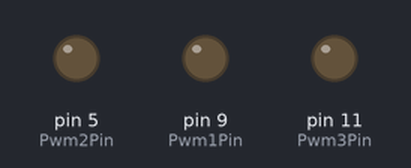
This sketch was run on a simulated Arduino Uno, built with avr-gcc and run on an emulated ATmega328P. On the bench: output pins drawn as LEDs (lit = HIGH). The local clock reads 2024-03-15 10:24:30 at power-on unless the sketch sets it.

Above: at 0.1 s.
At 1.6 s:
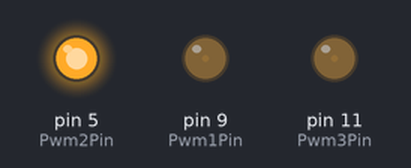
Timing chart, 0 to 3.1 s (numbered marks = the images above):
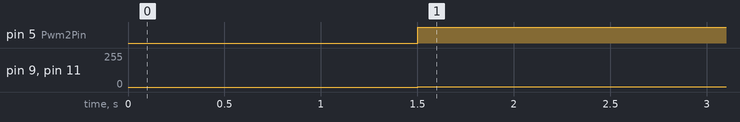

Measured:
- by itself, pin 5 (Pwm2Pin): LOW → HIGH at 1.5 s
- by itself, pin 9 (Pwm1Pin), pin 11 (Pwm3Pin): 0/255 → 2/255 at 1.5 s

The sketch:

AkvaLight_PWM_RTC.ino
```cpp
// Code for MOSFET driven 3 channel aquarium light (or basically anythin else) based on RTC clock
// by Michal Petrulak

#include <Wire.h>
#include "RTClib.h"
RTC_DS1307 DS1307;
DateTime CurrentTime;

// define pins for output
const int Pwm1Pin = 9;  //pwm pin for channel 1
const int Pwm2Pin = 5; //pwm pin for channel 2
const int Pwm3Pin = 11; //pwm pin for channel 3

int delaytime = 500;

// define time variables
int hours;
int minutes;
int seconds;
long hoursec;
long minutesec;
long secsec;
long totalsec;


// ----------------------- PWM settings -----------------------
// define PWM CHannels min and max intensities (0-255)
// PwmMax value can NOT be 0
// set the PWM values as desired to achieve sufficient light intensity

int Pwm1maxInt = 120; // 100
int Pwm1minInt = 2; // 2

int Pwm2maxInt = 255;
int Pwm2minInt = 0; // 0

int Pwm3maxInt = 160;  // 160
int Pwm3minInt = 2;  //2


// define PWM Channels fading times, time is in seconds so just change the hour in 0-24 format
// Set this times as desired

float Pwm1MorningStart = 14*60*60L; // time when the "sunrise starts" for channel 1
float Pwm1MorningEnd = 14.5*60*60L; // time when the "sunrise ends" for channel 1
float Pwm1EveningStart = 22*60*60L; // time when the "sunset starts" for channel 1
float Pwm1EveningEnd = 22.5*60*60L; // time when the "sunset ends" for channel 1

float Pwm2MorningStart = 7*60*60L; // time when the "sunrise starts" for channel 2
float Pwm2MorningEnd = 8*60*60L; // time when the "sunrise ends" for channel 2
float Pwm2EveningStart = 14*60*60L; // time when the "sunset starts" for channel 2
float Pwm2EveningEnd = 15*60*60L; // time when the "sunset ends" for channel 2

float Pwm3MorningStart = 11.5*60*60L; // time when the "sunrise starts" for channel 3
float Pwm3MorningEnd = 12.5*60*60L; // time when the "sunrise ends" for channel 3
float Pwm3EveningStart = 21*60*60L; // time when the "sunset starts" for channel 3
float Pwm3EveningEnd = 22*60*60L; // time when the "sunset ends" for channel 3

//PWM calculations CHannel1
float IncrementUpPwm1 = (Pwm1maxInt - Pwm1minInt)/(Pwm1MorningEnd - Pwm1MorningStart);
float IncrementDownPwm1 = (Pwm1maxInt - Pwm1minInt)/(Pwm1EveningEnd - Pwm1EveningStart);
float pwm1SecFromMorningStart;
float pwm1SecFromEveningStart;
int Pwm1Val = 10; // some value to inicialize, must be > Pwm1minInt

//PWM calculations CHannel2
float IncrementUpPwm2 = (Pwm2maxInt - Pwm2minInt)/(Pwm2MorningEnd - Pwm2MorningStart);
float IncrementDownPwm2 = (Pwm2maxInt - Pwm2minInt)/(Pwm2EveningEnd - Pwm2EveningStart);
float pwm2SecFromMorningStart;
float pwm2SecFromEveningStart;
int Pwm2Val = 10; // some value to inicialize, must be > Pwm2minInt

//PWM calculations CHannel3
float IncrementUpPwm3 = (Pwm3maxInt - Pwm3minInt)/(Pwm3MorningEnd - Pwm3MorningStart);
float IncrementDownPwm3 = (Pwm3maxInt - Pwm3minInt)/(Pwm3EveningEnd - Pwm3EveningStart);
float pwm3SecFromMorningStart;
float pwm3SecFromEveningStart;
int Pwm3Val = 10; // some value to inicialize, must be > Pwm3minInt

// ----------------------- Setup -----------------------
void setup() {
 // serial interfce setup
Serial.begin(9600);

// pin setup
pinMode(Pwm1Pin, OUTPUT);
pinMode(Pwm2Pin, OUTPUT);
pinMode(Pwm3Pin, OUTPUT);

// RTC Clock setup
Wire.begin();
DS1307.begin();
//DS1307.adjust(DateTime(__DATE__, __TIME__));  //Set RTC time to sketch compilation time, only use for 1 (ONE) run.
                                                //otherwise it will reset time at each device reset!
}


// ----------------------- Loop -----------------------
void loop() {

CalcSec(); // Get current time and calculate totalseconds

SetPwm1Val(); //calculates the PWM channel 1 value
SetPwm2Val(); //calculates the PWM channel 2 value
SetPwm3Val(); //calculates the PWM channel 3 value

MoonLightPwm1(); //commend if not desired
MoonLightPwm2(); //commend if not desired
MoonLightPwm3(); //commend if not desired

analogWrite(Pwm1Pin, Pwm1Val); //commend to "turn off" channel
analogWrite(Pwm2Pin, Pwm2Val); //commend to "turn off" channel
analogWrite(Pwm3Pin, Pwm3Val); //commend to "turn off" channel

// PrintSerial();// prints values for debugging into serial port

}

//---------------------function definitions---------------------
void CalcSec(){
// this function calculates the time in seconds elapsed from midnight
// and also seconds from the morning and evening start

DateTime datetime = DS1307.now();
hours=(datetime.hour());
minutes=(datetime.minute());
seconds=(datetime.second());
hoursec=hours*60*60L;
minutesec=minutes*60L;
secsec=seconds;
totalsec = (hoursec+minutesec+secsec);

pwm1SecFromMorningStart = totalsec - Pwm1MorningStart;
pwm1SecFromEveningStart = totalsec - Pwm1EveningStart;

pwm2SecFromMorningStart = totalsec - Pwm2MorningStart;
pwm2SecFromEveningStart = totalsec - Pwm2EveningStart;

pwm3SecFromMorningStart = totalsec - Pwm3MorningStart;
pwm3SecFromEveningStart = totalsec - Pwm3EveningStart;
}


void PrintSerial() { // prints values for debugging into serial port
Serial.print ("hours: ");
Serial.println (hours);
Serial.print ("minuts: ");
Serial.println (minutes);
Serial.print ("seconds: ");
Serial.println (seconds);
Serial.print ("totalseconds: ");
Serial.println (totalsec);
Serial.print ("Channel 1 value: ");
Serial.println (Pwm1Val);
Serial.print ("Channel 2 value: ");
Serial.println (Pwm2Val);
Serial.print ("Channel 3 value: ");
Serial.println (Pwm3Val);

}


// Channel 1 pwm value decision function
void SetPwm1Val(){

if (totalsec <= Pwm1MorningStart) {
        Pwm1Val = Pwm1minInt;
        }

else if ((Pwm1MorningStart<totalsec)&&(totalsec<Pwm1MorningEnd)){
        Pwm1Val = (Pwm1minInt + (pwm1SecFromMorningStart*IncrementUpPwm1));
        }

else if ((Pwm1MorningEnd <= totalsec)&&(totalsec < Pwm1EveningStart)){
        Pwm1Val = Pwm1maxInt;
        }

else if ((Pwm1EveningStart <= totalsec)&&(totalsec <= Pwm1EveningEnd)){
        Pwm1Val = (Pwm1maxInt - (pwm1SecFromEveningStart*IncrementDownPwm1));
        }

else {
        Pwm1Val = Pwm1minInt;
        }

delay(delaytime);

  }


// Channel 2 pwm value decision function
void SetPwm2Val(){

if (totalsec <= Pwm2MorningStart) {
        Pwm2Val = Pwm2minInt;
        }

else if ((Pwm2MorningStart<totalsec)&&(totalsec<Pwm2MorningEnd)){
        Pwm2Val = (Pwm2minInt + (pwm2SecFromMorningStart*IncrementUpPwm2));
        }

else if ((Pwm2MorningEnd <= totalsec)&&(totalsec < Pwm2EveningStart)){
        Pwm2Val = Pwm2maxInt;
        }

else if ((Pwm2EveningStart <= totalsec)&&(totalsec <= Pwm2EveningEnd)){
        Pwm2Val = (Pwm2maxInt - (pwm2SecFromEveningStart*IncrementDownPwm2));
        }

else {
        Pwm2Val = Pwm2minInt;
        }

delay(delaytime);

  }


// Channel 3 pwm value decision function
void SetPwm3Val(){

if (totalsec <= Pwm3MorningStart) {
        Pwm3Val = Pwm3minInt;
        }

else if ((Pwm3MorningStart<totalsec)&&(totalsec<Pwm3MorningEnd)){
        Pwm3Val = (Pwm3minInt + (pwm3SecFromMorningStart*IncrementUpPwm3));
        }

else if ((Pwm3MorningEnd <= totalsec)&&(totalsec < Pwm3EveningStart)){
        Pwm3Val = Pwm3maxInt;
        }

else if ((Pwm3EveningStart <= totalsec)&&(totalsec <= Pwm3EveningEnd)){
        Pwm3Val = (Pwm3maxInt - (pwm3SecFromEveningStart*IncrementDownPwm3));
        }

else {
        Pwm3Val = Pwm3minInt;
        }

delay(delaytime);

  }

void MoonLightPwm1(){ //This function is due to PWM value 1 which is for some reason
                      //behaving like "high" and therfore the mosfet fully opens
                      //(same as if it would be pwm 255)

  if (Pwm1Val < 2){
        Pwm1Val = 0;
        analogWrite(Pwm1Pin, Pwm1Val);
        }

  }

void MoonLightPwm2(){

  if (Pwm2Val < 2){
        Pwm2Val = 0;
        analogWrite(Pwm2Pin, Pwm2Val);
        }

  }

void MoonLightPwm3(){

  if (Pwm3Val < 2){
        Pwm3Val = 0;
        analogWrite(Pwm3Pin, Pwm3Val);
        }

  }
```
